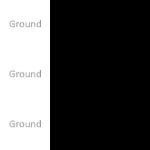

Tiled map render using the project's own tile images. Description and the whole map definition, tile-layer contents included, below:
An orthogonal 3x3 tile map with 50x50 px tiles, 1 tile layer (Ground), 2 tilesets and 10 objects (SignLeft).

<map version="1.9" tiledversion="1.9.2" orientation="orthogonal" renderorder="left-up" compressionlevel="0" width="3" height="3" tilewidth="50" tileheight="50" infinite="0" nextlayerid="35" nextobjectid="75">
 <properties>
  <property name="NoAgents" type="bool" value="false" />
  <property name="NoSpawning" type="bool" value="false" />
  <property name="Offset" value="0;0;3zz" />
  <property name="Speak" value="This zone is all about sound and effects." />
 </properties>
 <tileset firstgid="1" source="../../_Tiled/Master.tsx" />
 <tileset firstgid="34" source="../../_Tiled/Deco.tsx" />
 <group id="5" name="Floor 0">
  <properties>
   <property name="Height" type="float" value="2.5" />
  </properties>
  <layer id="31" name="Ground" width="3" height="3">
   <properties>
    <property name="Materials" value="[ground]" />
    <property name="Walkable" type="bool" value="true" />
   </properties>
   <data encoding="csv">
4,0,0,
4,0,0,
4,0,0
</data>
  </layer>
  <objectgroup id="32" name="Ground">
   <properties>
    <property name="Anchor" value="1,0" />
    <property name="Materials" value="[ground]" />
    <property name="Walkable" type="bool" value="true" />
   </properties>
   <object id="66" gid="4" x="50" y="50" width="50" height="50" />
   <object id="67" gid="4" x="50" y="100" width="50" height="50" />
   <object id="68" gid="4" x="50" y="150" width="50" height="50" />
  </objectgroup>
  <objectgroup id="33" name="Walls">
   <properties>
    <property name="ConnectToCeiling" type="bool" value="true" />
    <property name="Materials" value="[walls]" />
   </properties>
   <object id="69" gid="6" x="0" y="150" width="50" height="50" />
   <object id="70" gid="5" x="50" y="100" width="50" height="50" rotation="90">
    <properties>
     <property name="Anchor" value="-1,0" />
    </properties>
   </object>
  </objectgroup>
  <objectgroup id="27" name="Objects">
   <properties>
    <property name="Anchor" value="-1,0" />
   </properties>
   <object id="73" gid="14" x="50" y="100" width="50" height="50" rotation="90">
    <properties>
     <property name="GotoZone" value="Hub" />
     <property name="Y" type="int" value="2" />
    </properties>
   </object>
   <object id="74" class="SignLeft" gid="40" x="50" y="100" width="50" height="50" rotation="90">
    <properties>
     <property name="Snap" type="bool" value="true" />
     <property name="Text" value="Teleport" />
     <property name="Y" type="int" value="3" />
    </properties>
   </object>
  </objectgroup>
  <objectgroup id="29" name="Transitions">
   <object id="65" gid="30" x="100" y="50" width="50" height="50" />
   <object id="71" gid="8" x="50" y="150" width="50" height="50" rotation="-90">
    <properties>
     <property name="MazeTransitions" type="int" value="2" />
     <property name="Music" value="Sample.mp3" />
     <property name="Speak" value="Transitions to other zones can trigger audio like this text, and as you hear also cross-fade in new music in the background." />
     <property name="TargetZone" value="SoundGarden" />
    </properties>
   </object>
  </objectgroup>
  <objectgroup id="34" name="Triggers">
   <object id="72" gid="31" x="50" y="50" width="50" height="50">
    <properties>
     <property name="Anchor" value="1,0" />
     <property name="Speak" value="Triggers like the one you just entered can cause sound to be played or text to be spoken" />
    </properties>
   </object>
  </objectgroup>
 </group>
</map>
